Frame 1 (no input): blank canvas, image omitted
Frame 60 (no input): blank canvas, image omitted
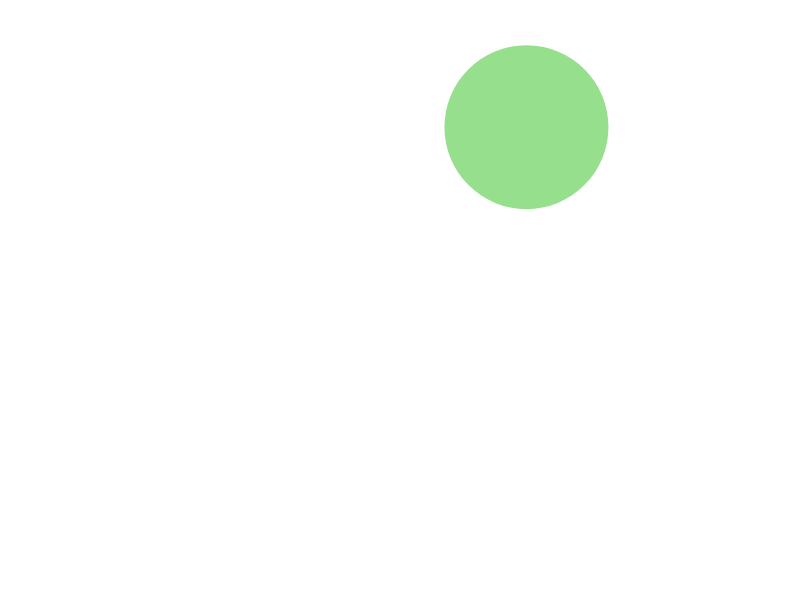
Frame 120 (the mouse pressed at the canvas centre since frame 60)

The p5.js sketch whose frames 1 and 60 were blank and that drew this single picture after the mouse press (run headless with seeded random() and noise() and a simulated clock; from frame 60 on, the mouse is pressed at the canvas centre):

// p5.js sketch
// ── sketch.js
let circleObject = [];

function setup() {
  createCanvas(800, 600);
  background(255);
  smooth(8);
  noStroke();
}

function mousePressed(){
  let speedX = random(10.) - 5.;
  let speedY = random(10.) - 5.;
  let radiusCircle= parseInt(random(100+10));
  let r = parseInt(random(255));
  let g = parseInt(random(255));
  let b = parseInt(random(255));
  let life = parseInt(random(100,1000));

  circleObject.push(new Circle(mouseX, mouseY, speedX, speedY, radiusCircle, r, g, b, life));
}

function draw() {
  background(255);
  for (let i=0; i<circleObject.length; i++) {
    circleObject[i].drawCircle();
    circleObject[i].motion();
    circleObject[i].destroy();
    //console.log(circleObject.length);
    if (circleObject[i].destroy() <= 0) {
      circleObject.splice(i,1);
    }
  }
}

class Circle{
  constructor (_x, _y, _speedX, _speedY, _radius, _r, _g, _b, _timer){
    this.x = _x;
    this.y = _y;
    this.xMove = _speedX;
    this.yMove = _speedY;
    this.radius= _radius;

    this.rd = _r;
    this.grn = _g;
    this.bl = _b;
    this.a = 255;

    this.timer = _timer;
    this.initTime = _timer;
  }

  drawCircle(){
    let fillcol = color(this.rd, this.grn, this.bl, this.a)
    fill(fillcol);
    ellipse(this.x, this.y, this.radius*2, this.radius*2);
  }

  motion(){
    this.x += this.xMove;
    this.y += this.yMove;
    if (this.x > (width+this.radius)) this.x = 0 - this.radius;
    if (this.x < (0-this.radius)) this.x = width+this.radius;
    if (this.y > (height+this.radius)) this.y = 0 - this.radius;
    if (this.y < (0-this.radius)) this.y = height+this.radius;
  }

  destroy(){
    let getTimer;
    this.timer--;
    getTimer = this.timer;
    this.a = map(this.timer, 0, this.initTime, 0, 255);
    return getTimer;
  }
}
